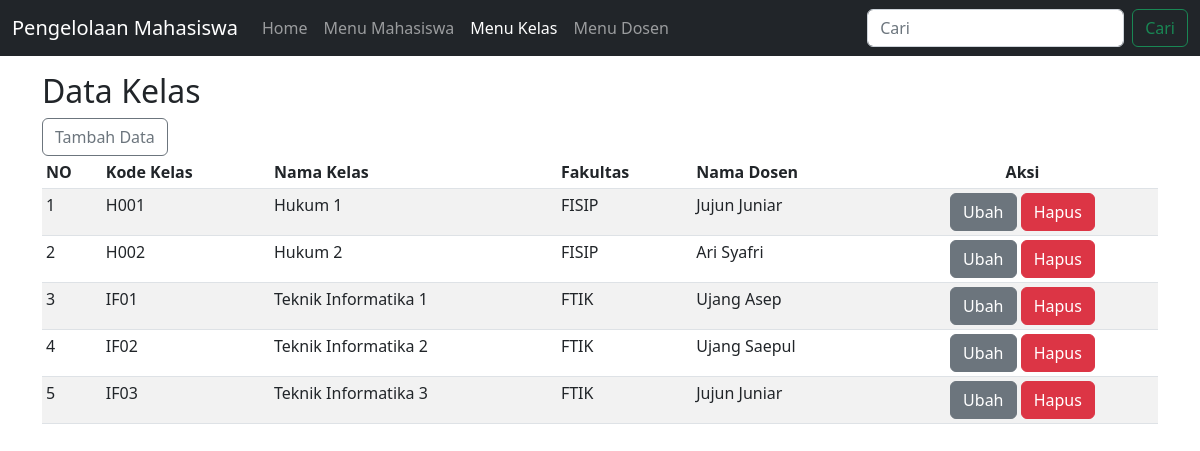
The page /menuKelas.php (signed in) on the database its author committed.
### tables this page shows
CREATE TABLE `kelas` (
  `kodeKelas` varchar(12) NOT NULL,
  `nama_kelas` varchar(30) NOT NULL,
  `fakultas` varchar(30) DEFAULT NULL,
  `id_dosen` varchar(12) DEFAULT NULL
);

CREATE TABLE `dosen` (
  `id_dosen` varchar(12) NOT NULL,
  `nama_dsn` varchar(30) NOT NULL,
  `TanggalLahir` date NOT NULL,
  `Alamat` varchar(20) DEFAULT NULL
);

### functions.php (called while the page is built, shortened)
<?php
$conn = mysqli_connect("localhost","root","","db_mhs");
function query($query){
    global $conn;
    $result = mysqli_query($conn, $query);
    $rows = [];
    while( $row = mysqli_fetch_assoc($result)){
        $rows[] = $row;
    }
    return $rows;
}
?>

### menuKelas.php (the view, shortened to what this page needs)
<?php
    require 'functions.php';
    $kelas = query("SELECT * FROM kelas
    left join dosen
    on kelas.id_dosen = dosen.id_dosen;
    ");
?>
<!doctype html>
<html lang="en">
    <head>
        <link href="https://cdn.jsdelivr.net/npm/bootstrap@5.2.0-beta1/dist/css/bootstrap.min.css" rel="stylesheet">
    <link href="assets/css/navbar.css" rel="stylesheet">
    </head>
    <body>
        <nav class="navbar navbar-expand-md navbar-dark fixed-top bg-dark">
        <div class="container-fluid">
            <a class="navbar-brand" href="#">Pengelolaan Mahasiswa</a>
            <div class="collapse navbar-collapse" id="navbarCollapse">
            <ul class="navbar-nav me-auto mb-2 mb-md-0">
                <li class="nav-item">
                <a class="nav-link" href="index.php">Home</a>
                </li>
                <li class="nav-item">
                <a class="nav-link" href="menuMhs.php">Menu Mahasiswa</a>
                </li>
                <li class="nav-item">
                <a class="nav-link active" aria-current="page" href="menuKelas.php">Menu Kelas</a>
                </li>
                <li class="nav-item">
                <a class="nav-link" href="menuDosen.php">Menu Dosen</a>
                </li>
            </ul>
            <form class="d-flex" action="" method="post">
                <input class="form-control me-2" type="text" name="keyword" placeholder="Cari">
                <button class="btn btn-outline-success" type="submit" name="cari">Cari</button>
            </form>
            </div>
        </div>
        </nav>
    <main class="container">
    <h2>Data Kelas</h2>
    <a class="btn btn-outline-secondary"  href="tambahkls.php" button type="button">Tambah Data</a>
    <div class="table-responsive">
        <table class="table table-striped table-sm table-responsive">
        <thead>
            <tr>
                <th>NO</th>
                <th>Kode Kelas</th>
                <th>Nama Kelas</th>
                <th>Fakultas</th>
                <th>Nama Dosen</th>
                <th style="text-align: center;">Aksi</th>
            </tr>
        </thead>
        <tbody>
        <?php $i = 0; ?>
            <?php foreach($kelas as $row) : ?>
            <?php $i++; ?>
            <tr>
                <td><?= $i; ?></td>
                <td><?= $row["kodeKelas"]?></td>
                <td><?= $row["nama_kelas"]?></td>
                <td><?= $row["fakultas"]?></td>
                <td><?= $row["nama_dsn"]?></td>
                <td style="text-align: center;">
                    <a class="btn btn-secondary" href="ubahkls.php?kodeKelas=<?= $row["kodeKelas"]; ?>">Ubah</a>
                    <a class="btn btn-danger" href="hapuskls.php?kodeKelas=<?= $row["kodeKelas"]; ?>"onclick="return confirm('yakin?');"> Hapus</a>
                </td>
            </tr>
        <?php endforeach; ?>
        </tbody>
        </table>
    </div>
    </main>
    </body>
</html>

### assets/css/navbar.css (style rules this page uses)
body { padding-top: 4.5rem; padding-bottom: 25px }

### rows shown on the page
kelas: kodeKelas "H001", nama_kelas "Hukum 1", fakultas "FISIP", id_dosen.nama_dsn "Jujun Juniar"
kelas: kodeKelas "H002", nama_kelas "Hukum 2", fakultas "FISIP", id_dosen.nama_dsn "Ari Syafri"
kelas: kodeKelas "IF01", nama_kelas "Teknik Informatika 1", fakultas "FTIK", id_dosen.nama_dsn "Ujang Asep"
kelas: kodeKelas "IF02", nama_kelas "Teknik Informatika 2", fakultas "FTIK", id_dosen.nama_dsn "Ujang Saepul"
kelas: kodeKelas "IF03", nama_kelas "Teknik Informatika 3", fakultas "FTIK", id_dosen.nama_dsn "Jujun Juniar"
